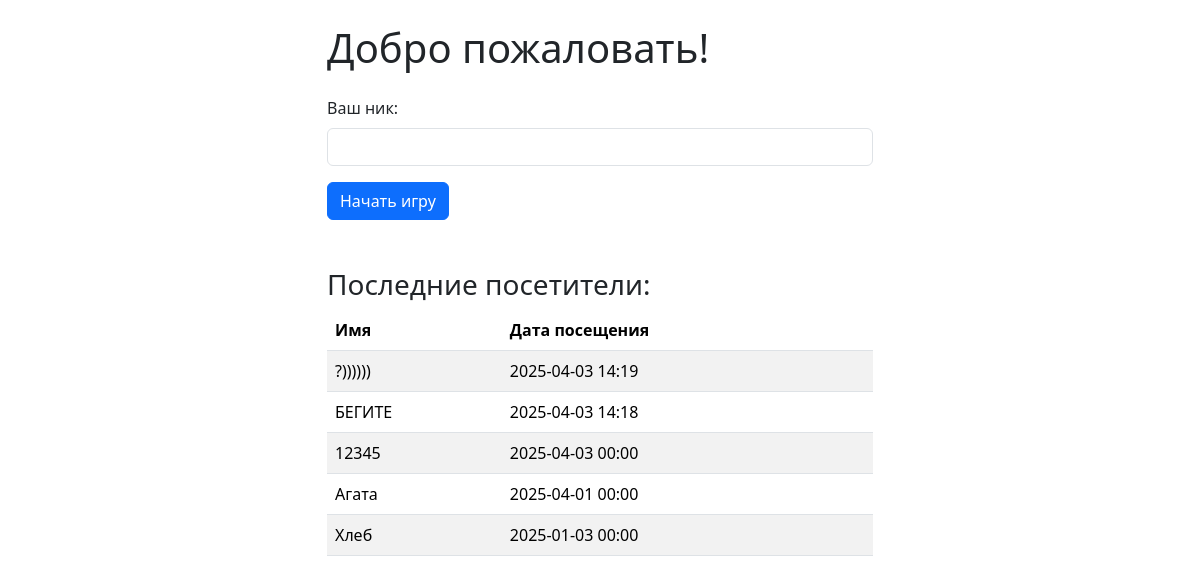
The page / on the database its author committed.
### game/models.py (models this page shows, shortened)
class Users(models.Model):
    Name = models.CharField(max_length=50, unique=True)
    DateOfVisit = models.DateTimeField(auto_now=True)
    class Meta:
        ordering = ['-DateOfVisit']
        db_table = "Users"

### game/views.py (the view, shortened to what this page needs)
# urls.py: path('', views.index, name='index'),
def index(request):
    last_visitors = Users.objects.order_by('-DateOfVisit')[:5]
    return render(request, 'game/index.html', {
        'last_visitors': last_visitors
    })

### game/templates/game/index.html (shortened to what this page needs)
{% extends "game/base.html" %}
{% block content %}
<div class="row justify-content-center">
    <div class="col-md-6">
        <h1 class="mb-4">Добро пожаловать!</h1>
        <form method="post">
            <div class="mb-3">
                <label for="player_name" class="form-label">Ваш ник:</label>
                <input type="text" class="form-control" id="player_name" name="player_name" required>
            </div>
            <button type="submit" class="btn btn-primary">Начать игру</button>
        </form>
        <div class="mt-5">
            <h3>Последние посетители:</h3>
            <table class="table table-striped">
                <thead>
                    <tr>
                        <th>Имя</th>
                        <th>Дата посещения</th>
                    </tr>
                </thead>
                <tbody>
                    {% for visitor in last_visitors %}
                    <tr>
                        <td>{{ visitor.Name }}</td>
                        <td>{{ visitor.DateOfVisit|date:"Y-m-d H:i" }}</td>
                    </tr>
                    {% empty %}
                    <tr>
                        <td colspan="2">Пока нет посетителей</td>
                    </tr>
                    {% endfor %}
                </tbody>
            </table>
        </div>
    </div>
</div>
{% endblock %}

### rows shown on the page
Users: Name "?))))))", DateOfVisit "2025-04-03 14:19"
Users: Name "БЕГИТЕ", DateOfVisit "2025-04-03 14:18"
Users: Name "12345", DateOfVisit "2025-04-03 00:00"
Users: Name "Aгата", DateOfVisit "2025-04-01 00:00"
Users: Name "Хлеб", DateOfVisit "2025-01-03 00:00"
